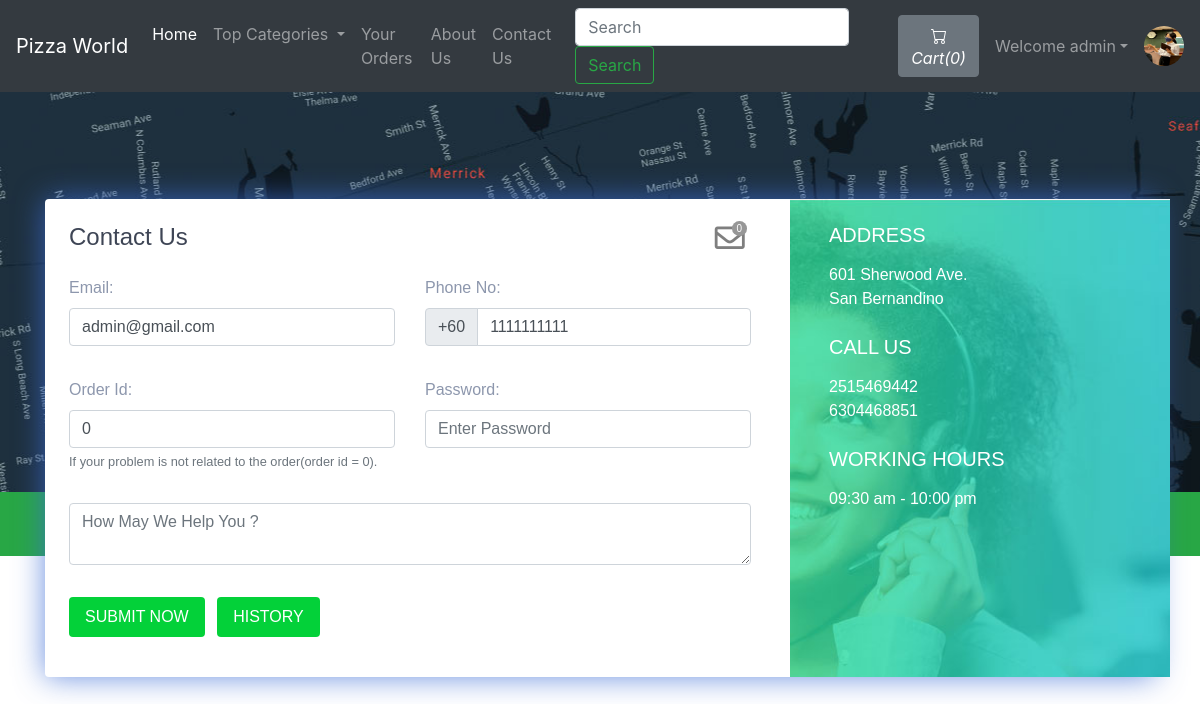
/contact.php (signed in), run on an earlier commit of the app's database.
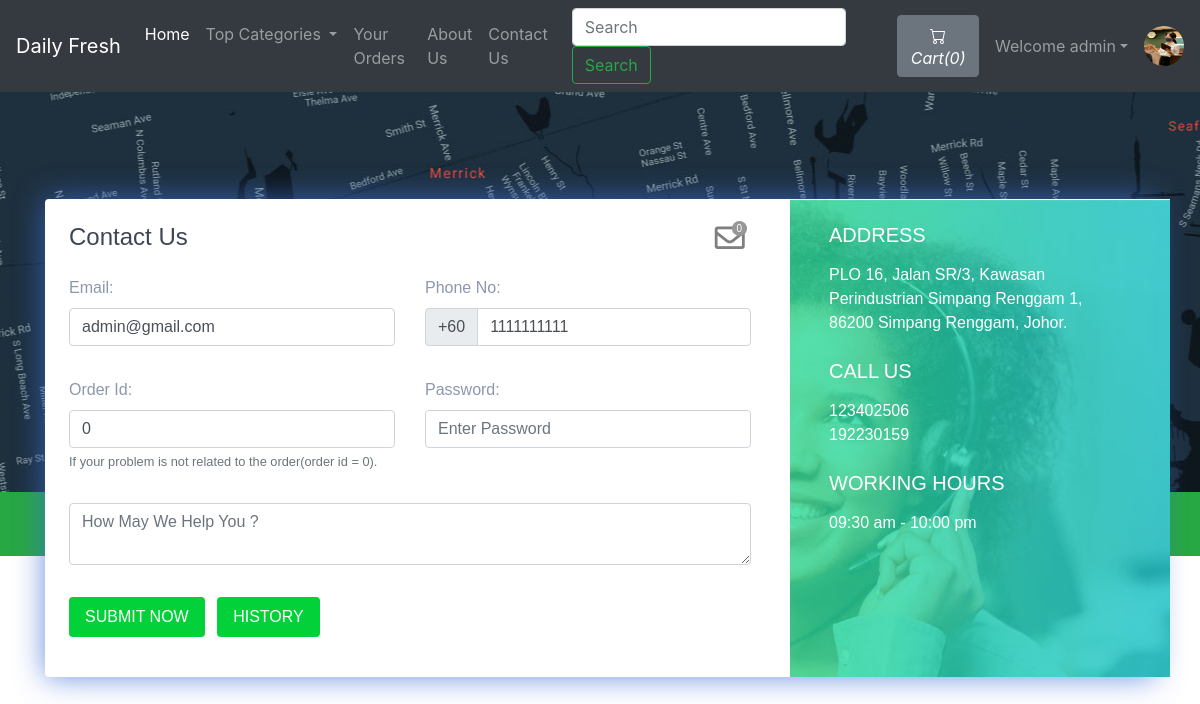
And on a later commit of the database.
### tables this page shows
CREATE TABLE `sitedetail` (
  `tempId` int(11) NOT NULL,
  `systemName` varchar(21) NOT NULL,
  `email` varchar(35) NOT NULL,
  `contact1` bigint(21) NOT NULL,
  `contact2` bigint(21) DEFAULT NULL COMMENT 'Optional',
  `address` text NOT NULL,
  `dateTime` datetime NOT NULL DEFAULT current_timestamp()
);

### contact.php (the view, shortened to what the changed rows need)
<!doctype html>
<html lang="en">
  <head>
    <link rel="stylesheet" href="https://stackpath.bootstrapcdn.com/bootstrap/4.5.0/css/bootstrap.min.css">
    <link rel="stylesheet" href="https://use.fontawesome.com/releases/v5.8.2/css/all.css">
  </head>
  <body>
  <?php include 'partials/_dbconnect.php';?>
  <?php include 'partials/_nav.php';?>
      <div class="contact2" style="background-image:url(img/map.jpg);height: 400px;" id="contact">
        <div class="container">
          <div class="row contact-container">
            <div class="col-lg-12">
              <div class="card card-shadow border-0 mb-4">
                <div class="row">
                  <?php
                    $sql = "SELECT * FROM `sitedetail`";
                    $result = mysqli_query($conn, $sql);
                    $row = mysqli_fetch_assoc($result);
                    $address = $row['address'];
                    $contact1 = $row['contact1'];
                    $contact2 = $row['contact2'];
                    echo '<div class="col-lg-4 bg-image" style="background-image:url(img/contact.jpg)">
                          <div class="detail-box p-4">
                            <h5 class="text-white font-weight-light mb-3">ADDRESS</h5>
                            <p class="text-white op-7">' .$address. '</p>
                            <h5 class="text-white font-weight-light mb-3 mt-4">CALL US</h5>
                            <p class="text-white op-7">' .$contact1. '
                              <br> ' .$contact2. '</p>
							  <h5 class="text-white font-weight-light mb-3 mt-4">WORKING HOURS</h5>
                            <p class="text-white op-7">
                              09:30 am - 10:00 pm</p>
                          </div>
                        </div>';
                  ?>
                </div>
              </div>
            </div>
          </div>
        </div>
      </div>
  </body>
</html>

### partials/_nav.php (shortened to what the changed rows need)
<?php
if(isset($_SESSION['loggedin']) && $_SESSION['loggedin']==true){
  $loggedin= true;
  $userId = $_SESSION['userId'];
  $username = $_SESSION['username'];
}
else{
  $loggedin = false;
  $userId = 0;
}
$sql = "SELECT * FROM `sitedetail`";
$result = mysqli_query($conn, $sql);
$row = mysqli_fetch_assoc($result);
$systemName = $row['systemName'];
echo '<nav class="navbar navbar-expand-lg navbar-dark bg-dark">
      <a class="navbar-brand" href="index.php">'.$systemName.'</a>
      <button class="navbar-toggler" type="button" data-toggle="collapse" data-target="#navbarSupportedContent" aria-controls="navbarSupportedContent" aria-expanded="false" aria-label="Toggle navigation">
        <span class="navbar-toggler-icon"></span>
      </button>
      <div class="collapse navbar-collapse" id="navbarSupportedContent">
        <ul class="navbar-nav mr-auto">
          <li class="nav-item active">
            <a class="nav-link" href="index.php">Home <span class="sr-only">(current)</span></a>
          </li>
          <li class="nav-item dropdown">
            <a class="nav-link dropdown-toggle" href="#" id="navbarDropdown" role="button" data-toggle="dropdown" aria-haspopup="true" aria-expanded="false">
              Top Categories
            </a>
            <div class="dropdown-menu" aria-labelledby="navbarDropdown">';
            echo '</div>
          </li>
          <li class="nav-item">
            <a class="nav-link" href="viewOrder.php">Your Orders</a>
          </li>
          <li class="nav-item">
            <a class="nav-link" href="about.php">About Us</a>
          </li>
          <li class="nav-item">
            <a class="nav-link" href="contact.php">Contact Us</a>
          </li>
        </ul>
        <form method="get" action="/DailyFreshOrderingSystem/search.php" class="form-inline my-2 my-lg-0 mx-3">
          <input class="form-control mr-sm-2" type="search" name="search" id="search" placeholder="Search" aria-label="Search" required>
          <button class="btn btn-outline-success my-2 my-sm-0" type="submit">Search</button>
        </form>';
        $countsql = "SELECT SUM(`itemQuantity`) FROM `viewcart` WHERE `userId`=$userId";
        $countresult = mysqli_query($conn, $countsql);
        $countrow = mysqli_fetch_assoc($countresult);
        $count = $countrow['SUM(`itemQuantity`)'];
        if(!$count) {
          $count = 0;
        }
        echo '<a href="viewCart.php"><button type="button" class="btn btn-secondary mx-2" title="MyCart">
          <svg xmlns="img/cart.svg" width="16" height="16" fill="currentColor" class="bi bi-cart" viewBox="0 0 16 16">
            <path d="M0 1.5A.5.5 0 0 1 .5 1H2a.5.5 0 0 1 .485.379L2.89 3H14.5a.5.5 0 0 1 .491.592l-1.5 8A.5.5 0 0 1 13 12H4a.5.5 0 0 1-.491-.408L2.01 3.607 1.61 2H.5a.5.5 0 0 1-.5-.5zM3.102 4l1.313 7h8.17l1.313-7H3.102zM5 12a2 2 0 1 0 0 4 2 2 0 0 0 0-4zm7 0a2 2 0 1 0 0 4 2 2 0 0 0 0-4zm-7 1a1 1 0 1 1 0 2 1 1 0 0 1 0-2zm7 0a1 1 0 1 1 0 2 1 1 0 0 1 0-2z"/>
          </svg>
          <i class="bi bi-cart">Cart(' .$count. ')</i>
        </button></a>';
        if($loggedin){
          echo '<ul class="navbar-nav mr-2">
            <li class="nav-item dropdown">
              <a class="nav-link dropdown-toggle" href="#" id="navbarDropdown" role="button" data-toggle="dropdown"> Welcome ' .$username. '</a>
              <div class="dropdown-menu" aria-labelledby="navbarDropdown">
                <a class="dropdown-item" href="partials/_logout.php">Logout</a>
              </div>
            </li>
          </ul>
          <div class="text-center image-size-small position-relative">
            <a href="viewProfile.php"><img src="img/person-' .$userId. '.jpg" class="rounded-circle" onError="this.src = \'img/profilePic.jpg\'" style="width:40px; height:40px"></a>
          </div>';
        }
        else {
          echo '
          <button type="button" class="btn btn-success mx-2"  data-toggle="modal" data-target="#loginModal">Login</button>
          <button type="button" class="btn btn-success mx-2"  data-toggle="modal" data-target="#signupModal">SignUp</button>';
        }
  echo '</div>
    </nav>';
?>

What changed in the data, as far as the page shows it:
changed sitedetail: systemName "Pizza World" → "Daily Fresh"; address "601 Sherwood Ave. San Bernandino" → "PLO 16, Jalan SR/3, Kawasan Perindustrian Simpang Renggam 1, 86200 Simpang Renggam, Johor."; contact1 "2515469442" → "123402506"; contact2 "6304468851" → "192230159"
